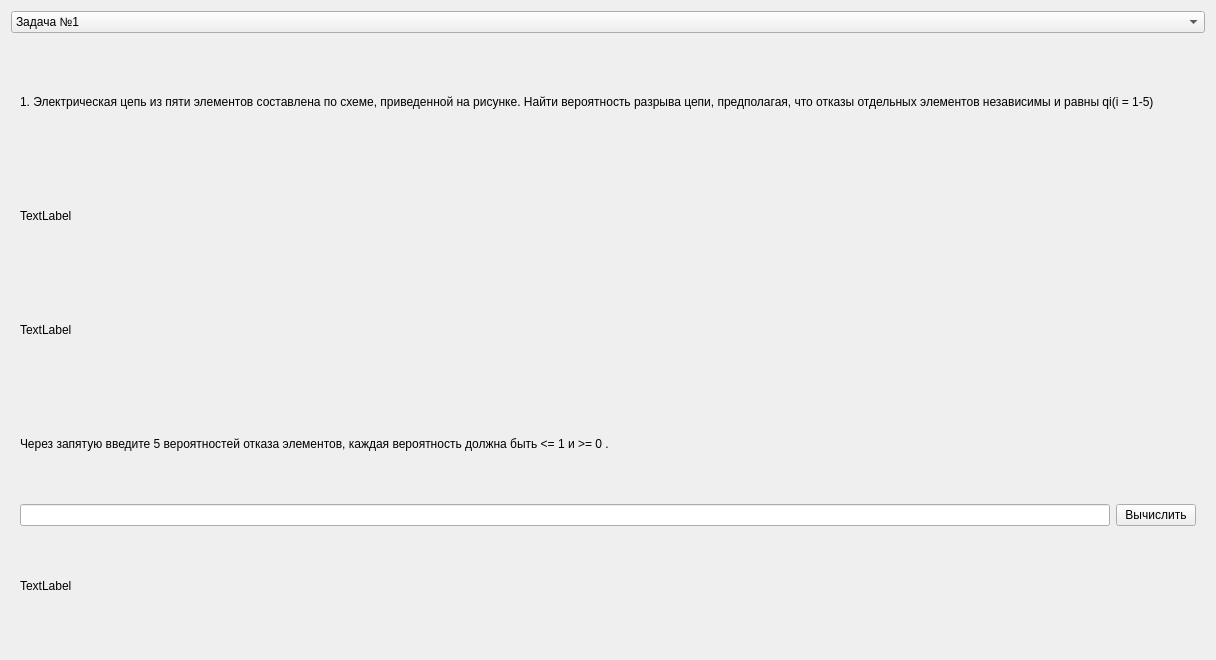
<?xml version="1.0" encoding="UTF-8"?>
<ui version="4.0">
 <class>Widget</class>
 <widget class="QWidget" name="Widget">
  <property name="geometry">
   <rect>
    <x>0</x>
    <y>0</y>
    <width>1216</width>
    <height>660</height>
   </rect>
  </property>
  <property name="windowTitle">
   <string>Widget</string>
  </property>
  <layout class="QVBoxLayout" name="verticalLayout_6">
   <item>
    <widget class="QComboBox" name="task_selection">
     <item>
      <property name="text">
       <string>Задача №1</string>
      </property>
     </item>
     <item>
      <property name="text">
       <string>Задача №2</string>
      </property>
     </item>
     <item>
      <property name="text">
       <string>Задача №4</string>
      </property>
     </item>
    </widget>
   </item>
   <item>
    <layout class="QVBoxLayout" name="verticalLayout">
     <item>
      <widget class="QStackedWidget" name="stackedWidget">
       <property name="enabled">
        <bool>true</bool>
       </property>
       <property name="sizePolicy">
        <sizepolicy hsizetype="Expanding" vsizetype="Expanding">
         <horstretch>0</horstretch>
         <verstretch>0</verstretch>
        </sizepolicy>
       </property>
       <property name="currentIndex">
        <number>2</number>
       </property>
       <widget class="QWidget" name="page_4">
        <property name="sizePolicy">
         <sizepolicy hsizetype="Expanding" vsizetype="Expanding">
          <horstretch>0</horstretch>
          <verstretch>0</verstretch>
         </sizepolicy>
        </property>
        <layout class="QGridLayout" name="gridLayout">
         <item row="0" column="0">
          <layout class="QVBoxLayout" name="verticalLayout_5">
           <item>
            <widget class="QComboBox" name="formulas_CB">
             <item>
              <property name="text">
               <string>Формула полной вероятности</string>
              </property>
             </item>
             <item>
              <property name="text">
               <string>Формула Байеса</string>
              </property>
             </item>
            </widget>
           </item>
           <item>
            <widget class="QLabel" name="label_2">
             <property name="text">
              <string>Введите через запятую вероятности гипотез и условные вероятности, при этом количество вероятностей гипотез 
 должно равняться количеству условных вероятностей и сумма вероятностей гипотез должно  равняться единице, а также величина условной вероятности должна быть &lt;= 1 и &gt;= 0.</string>
             </property>
            </widget>
           </item>
           <item>
            <layout class="QHBoxLayout" name="horizontalLayout_3">
             <item>
              <widget class="QLineEdit" name="gipotez_LE"/>
             </item>
             <item>
              <widget class="QLineEdit" name="lineEdit_2"/>
             </item>
             <item>
              <widget class="QPushButton" name="compute_button_3">
               <property name="text">
                <string>Вычислить</string>
               </property>
              </widget>
             </item>
            </layout>
           </item>
           <item>
            <widget class="QLabel" name="formulas_label_2">
             <property name="text">
              <string>TextLabel</string>
             </property>
            </widget>
           </item>
           <item>
            <widget class="QLabel" name="answer_label_3">
             <property name="text">
              <string>TextLabel</string>
             </property>
            </widget>
           </item>
          </layout>
         </item>
        </layout>
       </widget>
       <widget class="QWidget" name="page_3">
        <property name="sizePolicy">
         <sizepolicy hsizetype="Expanding" vsizetype="Expanding">
          <horstretch>0</horstretch>
          <verstretch>0</verstretch>
         </sizepolicy>
        </property>
        <layout class="QGridLayout" name="gridLayout_3">
         <item row="0" column="0">
          <layout class="QVBoxLayout" name="verticalLayout_3">
           <item>
            <widget class="QLabel" name="label_4">
             <property name="text">
              <string>2. Один студент выучил m1 из n вопросов программы, а второй m2. Каждому
из них задают по три вопроса. Найти вероятность того, что не менее, чем на два
вопроса правильно ответят:
a) оба студента;
b) только первый студент;
c) только один из них;
d) хотя бы один из студентов.</string>
             </property>
            </widget>
           </item>
           <item>
            <widget class="QComboBox" name="subtask_CB">
             <item>
              <property name="text">
               <string>a) оба студента</string>
              </property>
             </item>
             <item>
              <property name="text">
               <string>b) только первый студент</string>
              </property>
             </item>
             <item>
              <property name="text">
               <string>c) только один из них</string>
              </property>
             </item>
             <item>
              <property name="text">
               <string>d) хотя бы один из студентов</string>
              </property>
             </item>
            </widget>
           </item>
           <item>
            <widget class="QLabel" name="label_6">
             <property name="text">
              <string>Введите m1, m2 и n, при этом m1 &lt;= n и m2 &lt;= n и все числа должны быть &gt; 0.</string>
             </property>
            </widget>
           </item>
           <item>
            <layout class="QHBoxLayout" name="horizontalLayout_2">
             <item>
              <widget class="QLineEdit" name="m1_LE">
               <property name="text">
                <string/>
               </property>
              </widget>
             </item>
             <item>
              <widget class="QLineEdit" name="m2_LE"/>
             </item>
             <item>
              <widget class="QLineEdit" name="n_LE"/>
             </item>
             <item>
              <widget class="QPushButton" name="compute_button_2">
               <property name="text">
                <string>Вычислить</string>
               </property>
              </widget>
             </item>
            </layout>
           </item>
           <item>
            <widget class="QLabel" name="promVer_formul_label">
             <property name="text">
              <string>TextLabel</string>
             </property>
            </widget>
           </item>
           <item>
            <widget class="QLabel" name="probVer_answer_label">
             <property name="text">
              <string>TextLabel</string>
             </property>
            </widget>
           </item>
           <item>
            <widget class="QLabel" name="sob_formul_label">
             <property name="text">
              <string>TextLabel</string>
             </property>
            </widget>
           </item>
           <item>
            <widget class="QLabel" name="ver_formul_label">
             <property name="text">
              <string>TextLabel</string>
             </property>
            </widget>
           </item>
           <item>
            <widget class="QLabel" name="answer_label_2">
             <property name="text">
              <string>TextLabel</string>
             </property>
            </widget>
           </item>
          </layout>
         </item>
        </layout>
       </widget>
       <widget class="QWidget" name="page_1">
        <property name="sizePolicy">
         <sizepolicy hsizetype="Expanding" vsizetype="Expanding">
          <horstretch>0</horstretch>
          <verstretch>0</verstretch>
         </sizepolicy>
        </property>
        <layout class="QGridLayout" name="gridLayout_2">
         <item row="0" column="0">
          <layout class="QVBoxLayout" name="verticalLayout_2">
           <item>
            <widget class="QLabel" name="label">
             <property name="text">
              <string>1. Электрическая цепь из пяти элементов составлена по схеме, приведенной на рисунке. Найти вероятность разрыва цепи, предполагая, что отказы отдельных элементов независимы и равны qi(i = 1-5)</string>
             </property>
            </widget>
           </item>
           <item>
            <widget class="QLabel" name="sheme_label">
             <property name="text">
              <string>TextLabel</string>
             </property>
            </widget>
           </item>
           <item>
            <widget class="QLabel" name="formulas_label">
             <property name="text">
              <string>TextLabel</string>
             </property>
            </widget>
           </item>
           <item>
            <widget class="QLabel" name="label_5">
             <property name="text">
              <string>Через запятую введите 5 вероятностей отказа элементов, каждая вероятность должна быть &lt;= 1 и &gt;= 0 .</string>
             </property>
            </widget>
           </item>
           <item>
            <layout class="QHBoxLayout" name="horizontalLayout">
             <item>
              <widget class="QLineEdit" name="data_LE"/>
             </item>
             <item>
              <widget class="QPushButton" name="compute_button">
               <property name="text">
                <string>Вычислить</string>
               </property>
              </widget>
             </item>
            </layout>
           </item>
           <item>
            <widget class="QLabel" name="answer_label">
             <property name="text">
              <string>TextLabel</string>
             </property>
            </widget>
           </item>
          </layout>
         </item>
        </layout>
       </widget>
      </widget>
     </item>
    </layout>
   </item>
  </layout>
 </widget>
 <resources/>
 <connections/>
</ui>
